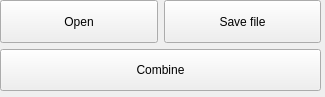
<?xml version="1.0" encoding="UTF-8"?>
<ui version="4.0">
 <class>ButtonBar</class>
 <widget class="QWidget" name="ButtonBar">
  <property name="geometry">
   <rect>
    <x>0</x>
    <y>0</y>
    <width>325</width>
    <height>97</height>
   </rect>
  </property>
  <property name="sizePolicy">
   <sizepolicy hsizetype="Minimum" vsizetype="Minimum">
    <horstretch>0</horstretch>
    <verstretch>0</verstretch>
   </sizepolicy>
  </property>
  <property name="windowTitle">
   <string>Form</string>
  </property>
  <widget class="QWidget" name="verticalLayoutWidget">
   <property name="geometry">
    <rect>
     <x>0</x>
     <y>0</y>
     <width>321</width>
     <height>91</height>
    </rect>
   </property>
   <layout class="QVBoxLayout" name="verticalLayout">
    <item>
     <layout class="QHBoxLayout" name="horizontalLayout" stretch="0,0">
      <property name="spacing">
       <number>6</number>
      </property>
      <property name="sizeConstraint">
       <enum>QLayout::SetMinAndMaxSize</enum>
      </property>
      <item>
       <widget class="QPushButton" name="openButton">
        <property name="sizePolicy">
         <sizepolicy hsizetype="Minimum" vsizetype="Preferred">
          <horstretch>0</horstretch>
          <verstretch>0</verstretch>
         </sizepolicy>
        </property>
        <property name="maximumSize">
         <size>
          <width>16777215</width>
          <height>16777215</height>
         </size>
        </property>
        <property name="text">
         <string>Open</string>
        </property>
       </widget>
      </item>
      <item>
       <widget class="QPushButton" name="saveFileButton">
        <property name="sizePolicy">
         <sizepolicy hsizetype="Minimum" vsizetype="Preferred">
          <horstretch>0</horstretch>
          <verstretch>0</verstretch>
         </sizepolicy>
        </property>
        <property name="text">
         <string>Save file</string>
        </property>
       </widget>
      </item>
     </layout>
    </item>
    <item>
     <widget class="QPushButton" name="combineButton">
      <property name="sizePolicy">
       <sizepolicy hsizetype="Minimum" vsizetype="Preferred">
        <horstretch>0</horstretch>
        <verstretch>0</verstretch>
       </sizepolicy>
      </property>
      <property name="text">
       <string>Combine</string>
      </property>
     </widget>
    </item>
   </layout>
  </widget>
 </widget>
 <resources/>
 <connections/>
</ui>
